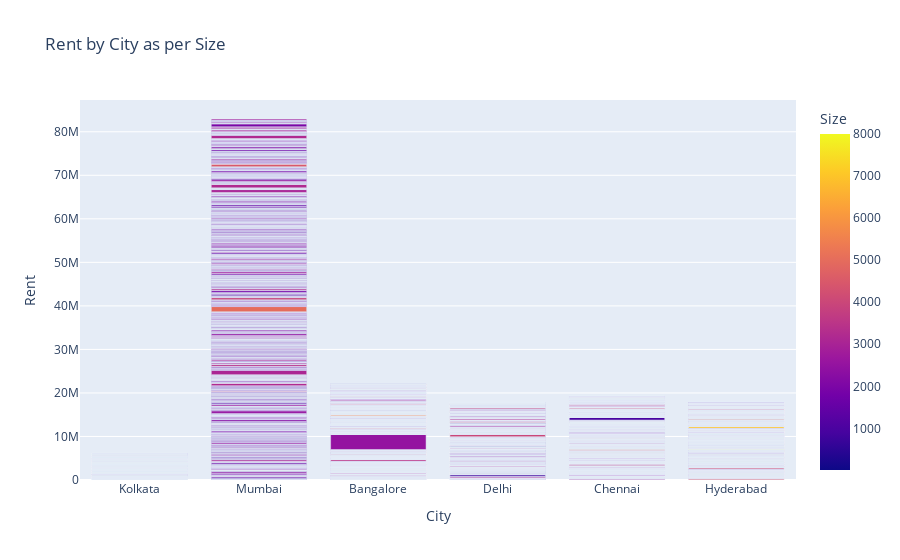

Notebook code for this chart:
### Code cell
#Now let’s have a look at the rent of the houses in different cities according to the size of the house:
figure4 = px.bar(house, x = house["City"],y = house["Rent"],color = house["Size"],title = "Rent by City as per Size")
figure4.show()

### Figure 1 — Plotly figure (JSON) as saved in the notebook; plotly's stock layout.template omitted (floating-point values rounded to 4 significant figures; data arrays with more than 128 entries replaced by an {"elided": "..."} marker saying what was removed)
{"data": [{"alignmentgroup": "True", "hovertemplate": "City=%{x}<br>Rent=%{y}<br>Size=%{marker.color}<extra></extra>", "legendgroup": "", "marker": {"color": {"elided": "4746 int values"}, "coloraxis": "coloraxis", "pattern": {"shape": ""}}, "name": "", "offsetgroup": "", "orientation": "v", "showlegend": false, "textposition": "auto", "type": "bar", "x": {"elided": "4746 str values"}, "xaxis": "x", "y": {"elided": "4746 int values"}, "yaxis": "y"}], "layout": {"autosize": true, "barmode": "relative", "coloraxis": {"colorbar": {"title": {"text": "Size"}}, "colorscale": [[0, "#0d0887"], [0.1111, "#46039f"], [0.2222, "#7201a8"], [0.3333, "#9c179e"], [0.4444, "#bd3786"], [0.5556, "#d8576b"], [0.6667, "#ed7953"], [0.7778, "#fb9f3a"], [0.8889, "#fdca26"], [1, "#f0f921"]]}, "legend": {"tracegroupgap": 0}, "title": {"text": "Rent by City as per Size"}, "xaxis": {"anchor": "y", "autorange": true, "domain": [0, 1], "range": [-0.5, 5.5], "title": {"text": "City"}, "type": "category"}, "yaxis": {"anchor": "x", "autorange": true, "domain": [0, 1], "range": [0, 87300000.0], "title": {"text": "Rent"}, "type": "linear"}}}
